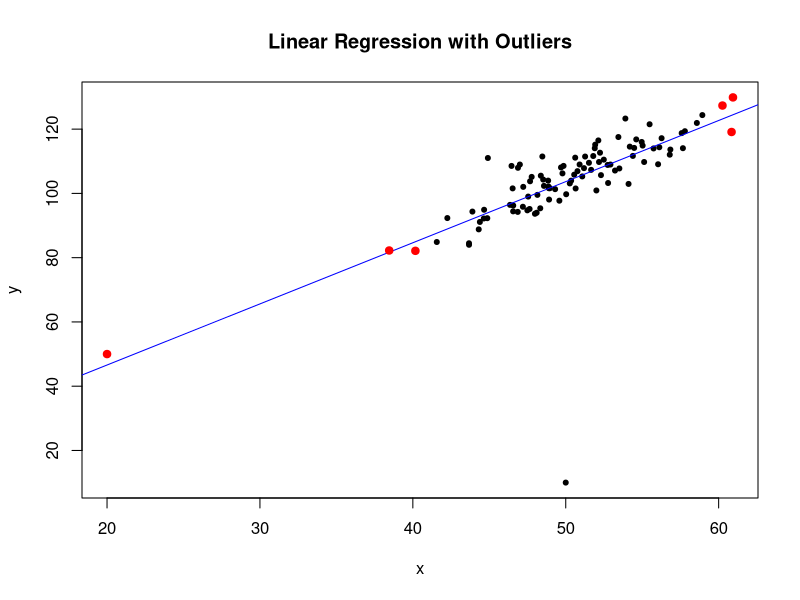
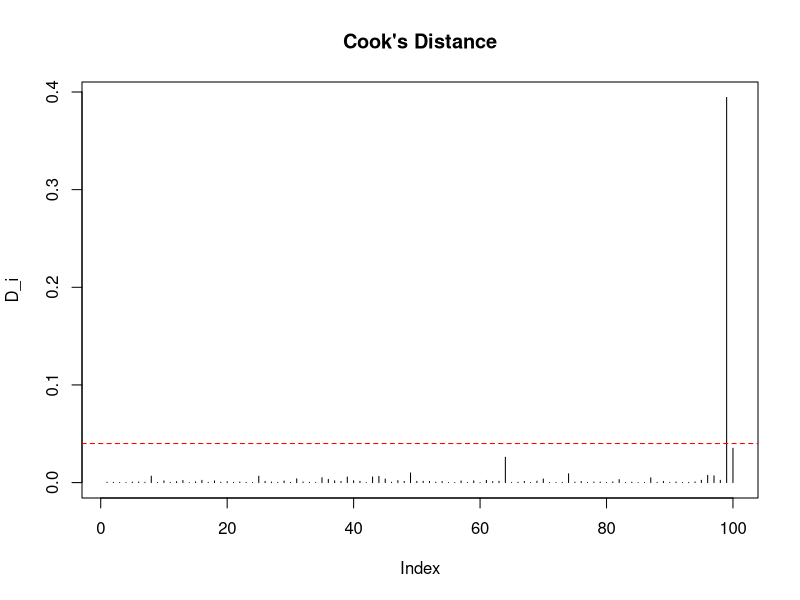

The R source for these figures, in order:
## ---- chunk 1
set.seed(123)
n <- 100
x <- rnorm(n, mean = 50, sd = 5)
y <- 5 + 2 * x + rnorm(n, sd = 5)
x[c(99, 100)] <- c(50, 20)
y[c(99, 100)] <- c(10, 50)
model <- lm(y ~ x)
## ---- chunk 2
X <- model.matrix(model)
PX <- X %*% solve(t(X) %*% X) %*% t(X)
## ---- chunk 3
leverage <- diag(PX)
high_lev <- which(leverage > 2 * mean(leverage))
high_lev
## ---- chunk 4
plot(x, y, main = "Linear Regression with Outliers", pch = 20)
abline(model, col = "blue")
points(x[high_lev], y[high_lev], col = "red", pch = 19)
## ---- chunk 5
cooks <- cooks.distance(model)
plot(cooks, type = "h", main = "Cook's Distance", ylab = "D_i")
abline(h = 4 / n, col = "red", lty = 2)
which(cooks > 4 / n)
## ---- chunk 6
model_clean <- lm(y[-c(99,100)] ~ x[-c(99,100)])
summary(model)
summary(model_clean)
